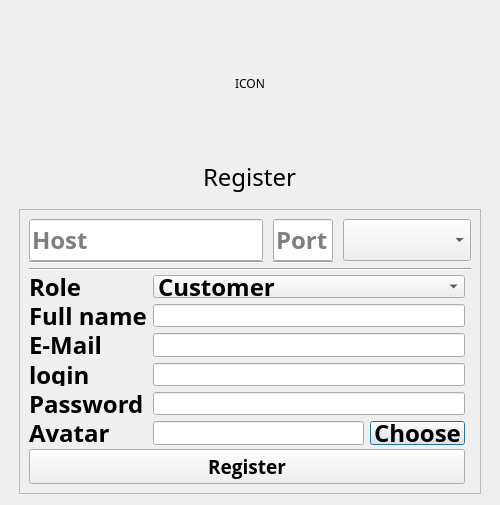
<?xml version="1.0" encoding="UTF-8"?>
<ui version="4.0">
 <class>Register</class>
 <widget class="QDialog" name="Register">
  <property name="geometry">
   <rect>
    <x>0</x>
    <y>0</y>
    <width>500</width>
    <height>505</height>
   </rect>
  </property>
  <property name="windowTitle">
   <string>Dialog</string>
  </property>
  <layout class="QGridLayout" name="gridLayout">
   <item row="1" column="0">
    <spacer name="horizontalSpacer">
     <property name="font">
      <font>
       <family>Monaco</family>
      </font>
     </property>
     <property name="orientation">
      <enum>Qt::Horizontal</enum>
     </property>
     <property name="sizeHint" stdset="0">
      <size>
       <width>40</width>
       <height>20</height>
      </size>
     </property>
    </spacer>
   </item>
   <item row="0" column="1">
    <widget class="QFrame" name="frame_2">
     <property name="font">
      <font>
       <family>Monaco</family>
      </font>
     </property>
     <property name="frameShape">
      <enum>QFrame::NoFrame</enum>
     </property>
     <property name="frameShadow">
      <enum>QFrame::Raised</enum>
     </property>
     <layout class="QVBoxLayout" name="verticalLayout_9">
      <property name="spacing">
       <number>12</number>
      </property>
      <item alignment="Qt::AlignHCenter">
       <widget class="QLabel" name="logo_3">
        <property name="minimumSize">
         <size>
          <width>128</width>
          <height>128</height>
         </size>
        </property>
        <property name="maximumSize">
         <size>
          <width>128</width>
          <height>128</height>
         </size>
        </property>
        <property name="font">
         <font>
          <family>Monaco</family>
         </font>
        </property>
        <property name="text">
         <string>&lt;html&gt;&lt;head/&gt;&lt;body&gt;&lt;p align=&quot;center&quot;&gt;ICON&lt;/p&gt;&lt;/body&gt;&lt;/html&gt;</string>
        </property>
       </widget>
      </item>
      <item alignment="Qt::AlignHCenter">
       <widget class="QLabel" name="label_7">
        <property name="font">
         <font>
          <family>Monaco</family>
          <pointsize>18</pointsize>
         </font>
        </property>
        <property name="text">
         <string>Register</string>
        </property>
       </widget>
      </item>
     </layout>
    </widget>
   </item>
   <item row="1" column="2">
    <spacer name="horizontalSpacer_2">
     <property name="font">
      <font>
       <family>Monaco</family>
      </font>
     </property>
     <property name="orientation">
      <enum>Qt::Horizontal</enum>
     </property>
     <property name="sizeHint" stdset="0">
      <size>
       <width>40</width>
       <height>20</height>
      </size>
     </property>
    </spacer>
   </item>
   <item row="1" column="1">
    <widget class="QFrame" name="frame">
     <property name="minimumSize">
      <size>
       <width>241</width>
       <height>161</height>
      </size>
     </property>
     <property name="font">
      <font>
       <family>Monaco</family>
       <pointsize>18</pointsize>
       <bold>true</bold>
      </font>
     </property>
     <property name="styleSheet">
      <string notr="true">QGroupBox::title {}</string>
     </property>
     <property name="frameShape">
      <enum>QFrame::StyledPanel</enum>
     </property>
     <property name="frameShadow">
      <enum>QFrame::Sunken</enum>
     </property>
     <layout class="QGridLayout" name="gridLayout_6">
      <property name="verticalSpacing">
       <number>4</number>
      </property>
      <item row="9" column="0">
       <layout class="QFormLayout" name="formLayout">
        <property name="horizontalSpacing">
         <number>6</number>
        </property>
        <property name="verticalSpacing">
         <number>6</number>
        </property>
        <property name="bottomMargin">
         <number>0</number>
        </property>
        <item row="1" column="0">
         <widget class="QLabel" name="label_3">
          <property name="text">
           <string>Role</string>
          </property>
         </widget>
        </item>
        <item row="1" column="1">
         <widget class="QComboBox" name="role_cb">
          <item>
           <property name="text">
            <string>Customer</string>
           </property>
          </item>
          <item>
           <property name="text">
            <string>Recrut</string>
           </property>
          </item>
         </widget>
        </item>
        <item row="2" column="0">
         <widget class="QLabel" name="label">
          <property name="text">
           <string>Full name</string>
          </property>
         </widget>
        </item>
        <item row="2" column="1">
         <widget class="QLineEdit" name="name_le"/>
        </item>
        <item row="3" column="0">
         <widget class="QLabel" name="label_2">
          <property name="text">
           <string>E-Mail</string>
          </property>
         </widget>
        </item>
        <item row="3" column="1">
         <widget class="QLineEdit" name="email_le"/>
        </item>
        <item row="4" column="0">
         <widget class="QLabel" name="label_4">
          <property name="text">
           <string>login</string>
          </property>
         </widget>
        </item>
        <item row="5" column="0">
         <widget class="QLabel" name="label_8">
          <property name="text">
           <string>Password</string>
          </property>
         </widget>
        </item>
        <item row="6" column="0">
         <widget class="QLabel" name="label_9">
          <property name="text">
           <string>Avatar</string>
          </property>
         </widget>
        </item>
        <item row="5" column="1">
         <widget class="QLineEdit" name="password_le"/>
        </item>
        <item row="4" column="1">
         <widget class="QLineEdit" name="login_le"/>
        </item>
        <item row="6" column="1">
         <layout class="QHBoxLayout" name="horizontalLayout_5">
          <property name="topMargin">
           <number>0</number>
          </property>
          <property name="rightMargin">
           <number>0</number>
          </property>
          <item>
           <widget class="QLineEdit" name="avatar_path"/>
          </item>
          <item>
           <widget class="QPushButton" name="avatar_btn">
            <property name="text">
             <string>Choose</string>
            </property>
           </widget>
          </item>
         </layout>
        </item>
       </layout>
      </item>
      <item row="0" column="0" colspan="2">
       <layout class="QGridLayout" name="gridLayout_7">
        <item row="0" column="2">
         <widget class="QLineEdit" name="port_3">
          <property name="sizePolicy">
           <sizepolicy hsizetype="Minimum" vsizetype="Fixed">
            <horstretch>0</horstretch>
            <verstretch>0</verstretch>
           </sizepolicy>
          </property>
          <property name="maximumSize">
           <size>
            <width>60</width>
            <height>16777215</height>
           </size>
          </property>
          <property name="placeholderText">
           <string>Port</string>
          </property>
         </widget>
        </item>
        <item row="0" column="3">
         <spacer name="horizontalSpacer_7">
          <property name="orientation">
           <enum>Qt::Horizontal</enum>
          </property>
          <property name="sizeType">
           <enum>QSizePolicy::Fixed</enum>
          </property>
          <property name="sizeHint" stdset="0">
           <size>
            <width>10</width>
            <height>20</height>
           </size>
          </property>
         </spacer>
        </item>
        <item row="0" column="0">
         <widget class="QLineEdit" name="host_3">
          <property name="placeholderText">
           <string>Host</string>
          </property>
         </widget>
        </item>
        <item row="1" column="2">
         <widget class="Line" name="line_13">
          <property name="orientation">
           <enum>Qt::Horizontal</enum>
          </property>
         </widget>
        </item>
        <item row="0" column="1">
         <spacer name="horizontalSpacer_8">
          <property name="orientation">
           <enum>Qt::Horizontal</enum>
          </property>
          <property name="sizeType">
           <enum>QSizePolicy::Fixed</enum>
          </property>
          <property name="sizeHint" stdset="0">
           <size>
            <width>10</width>
            <height>20</height>
           </size>
          </property>
         </spacer>
        </item>
        <item row="0" column="4">
         <widget class="QComboBox" name="encryptionType_3"/>
        </item>
        <item row="1" column="0">
         <widget class="Line" name="line_14">
          <property name="orientation">
           <enum>Qt::Horizontal</enum>
          </property>
         </widget>
        </item>
       </layout>
      </item>
      <item row="6" column="0" colspan="2">
       <widget class="Line" name="line_11">
        <property name="orientation">
         <enum>Qt::Horizontal</enum>
        </property>
       </widget>
      </item>
      <item row="10" column="0">
       <widget class="QPushButton" name="reg">
        <property name="sizePolicy">
         <sizepolicy hsizetype="Expanding" vsizetype="Expanding">
          <horstretch>0</horstretch>
          <verstretch>0</verstretch>
         </sizepolicy>
        </property>
        <property name="font">
         <font>
          <family>Open Sans</family>
          <pointsize>14</pointsize>
         </font>
        </property>
        <property name="text">
         <string>Register</string>
        </property>
       </widget>
      </item>
     </layout>
    </widget>
   </item>
  </layout>
 </widget>
 <resources/>
 <connections/>
</ui>
